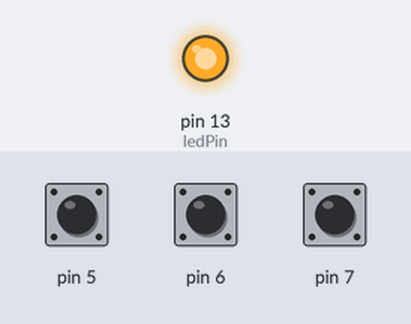
The sketch below on a simulated Arduino Uno, built with avr-gcc and run on an emulated ATmega328P. On the bench: output pins drawn as LEDs (lit = HIGH). Dashed ring = blinking. The inputs (shaded band) are chosen by the test bench; at power-on: pin 5 HIGH, pin 6 HIGH, pin 7 HIGH.

Above: at 1.2 s.
1.3 s: pin 5 pulled LOW for 1 s
At 1.67 s:
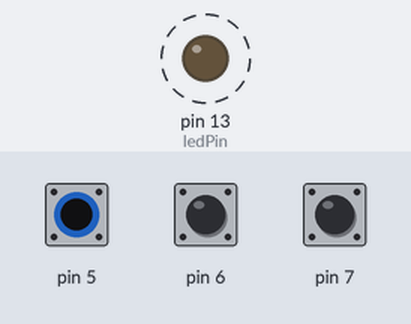
4.3 s: pin 6 pulled LOW for 1 s
At 5.2 s:
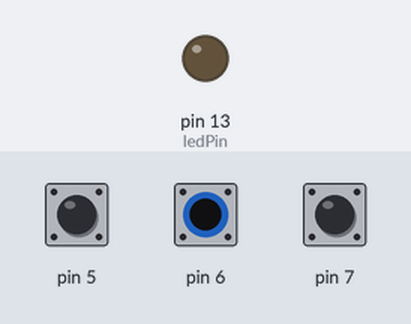
6.8 s: pin 6 pulled LOW for 3.2 s
At 10.8 s:
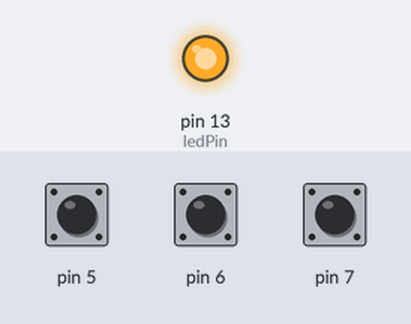
11.5 s: pin 5 pulled LOW for 3.2 s
At 12.12 s:
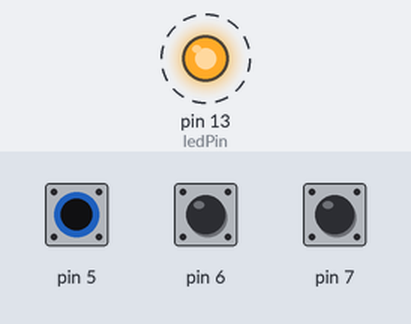
Timing chart, 0 to 16.0 s (numbered marks = the images above; inputs shaded):
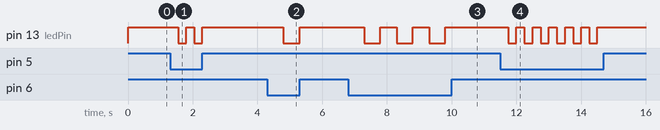

Measured:
- after the input at 1.3 s, pin 13 (ledPin): alternates HIGH for 0.25 s and LOW for 0.25 s, 4 changes in all, then stays HIGH, starting after 0.25 s
- after the input at 4.3 s, pin 13 (ledPin): HIGH → LOW after 0.50 s, → HIGH 0.50 s later
- after the input at 6.8 s, pin 13 (ledPin): alternates HIGH for 0.50 s and LOW for 0.50 s, 6 changes in all, then stays HIGH, starting after 0.50 s
- after the input at 11.5 s, pin 13 (ledPin): alternates HIGH for 0.25 s and LOW for 0.25 s, 12 changes in all, then stays HIGH, starting after 0.25 s

The sketch:

NotBlockingBlink.ino
```cpp
// Created by Jack Wilson 5/13/2020 for EE 352 lab 3, part 2
// The goal of this sketch is to make the built-in LED blink depending
//  on which pin it is connected to without using delay().
// Assumptions: only one pin is connected to ground at a time.

const int ledPin = 13;
unsigned long time = millis();

void setup() {
  pinMode(7, INPUT_PULLUP);
  pinMode(6, INPUT_PULLUP);
  pinMode(5, INPUT_PULLUP);
  pinMode(ledPin, OUTPUT);
}

void loop() {
  digitalWrite(ledPin, HIGH);

  if (digitalRead(7) == LOW) {
    // wait for a second
    if (millis() - time >= 1000) {
      digitalWrite(ledPin, LOW);
      while (millis() - time <= 2000) {
        // wait until another second has passed
      }
      time = millis();
    }
  } else if (digitalRead(6) == LOW) {
    // wait for a half-second
    if (millis() - time >= 500) {
      digitalWrite(ledPin, LOW);
      while (millis() - time <= 1000) {
        // wait until another half-second has passed
      }
      time = millis();
    }
  } else if (digitalRead(5) == LOW) {
    // wait for a quarter-second
    if (millis() - time >= 250) {
      digitalWrite(ledPin, LOW);
      while (millis() - time <= 500) {
        // wait until another quarter-second has passed
      }
      time = millis();
    }
  }
}
```
